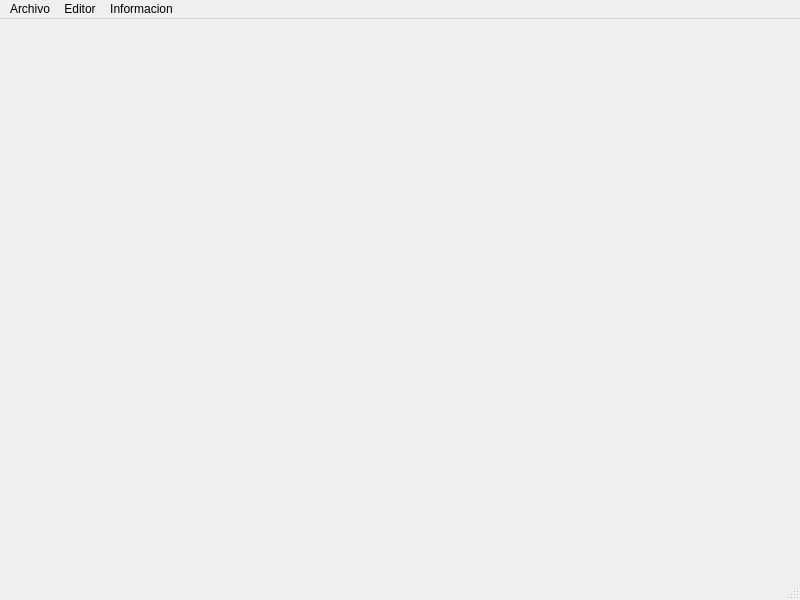
<?xml version="1.0" encoding="UTF-8"?>
<ui version="4.0">
 <class>Principal</class>
 <widget class="QMainWindow" name="Principal">
  <property name="geometry">
   <rect>
    <x>0</x>
    <y>0</y>
    <width>800</width>
    <height>600</height>
   </rect>
  </property>
  <property name="windowTitle">
   <string>Principal</string>
  </property>
  <widget class="QWidget" name="centralwidget"/>
  <widget class="QMenuBar" name="menubar">
   <property name="geometry">
    <rect>
     <x>0</x>
     <y>0</y>
     <width>800</width>
     <height>21</height>
    </rect>
   </property>
   <widget class="QMenu" name="menuArchivo">
    <property name="title">
     <string>Archivo</string>
    </property>
   </widget>
   <widget class="QMenu" name="menuEditor">
    <property name="title">
     <string>Editor</string>
    </property>
    <addaction name="actionCartelera"/>
   </widget>
   <widget class="QMenu" name="menuInformacion">
    <property name="title">
     <string>Informacion</string>
    </property>
    <addaction name="actionAcerca_de"/>
   </widget>
   <addaction name="menuArchivo"/>
   <addaction name="menuEditor"/>
   <addaction name="menuInformacion"/>
  </widget>
  <widget class="QStatusBar" name="statusbar"/>
  <action name="actionCartelera">
   <property name="text">
    <string>Cartelera</string>
   </property>
  </action>
  <action name="actionAcerca_de">
   <property name="text">
    <string>Acerca de</string>
   </property>
  </action>
 </widget>
 <resources/>
 <connections/>
</ui>
